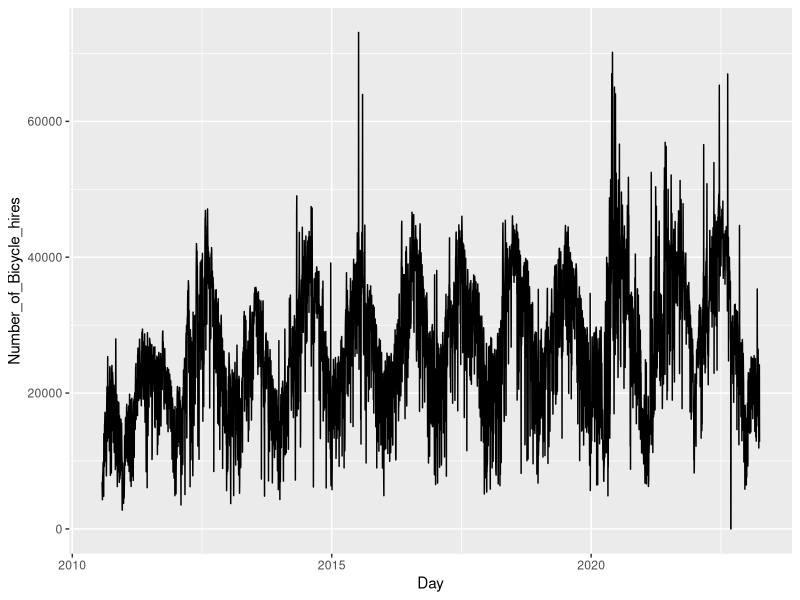
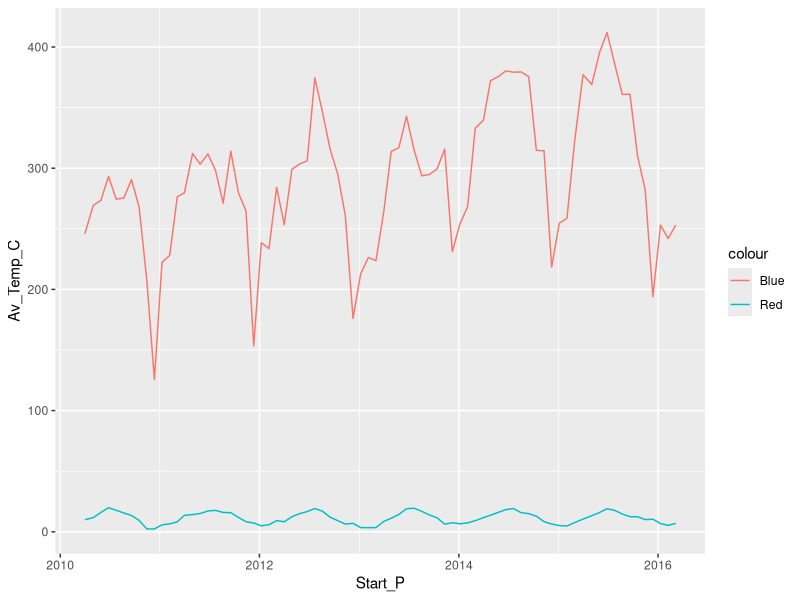
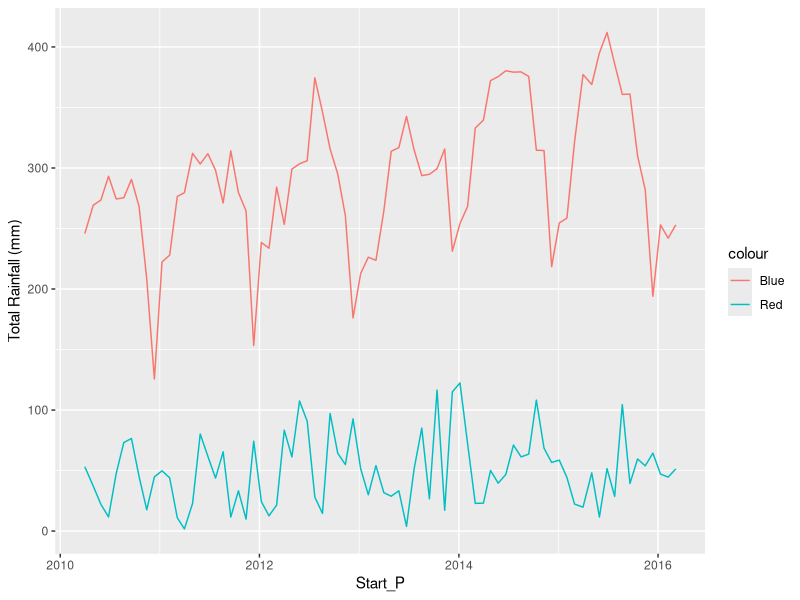
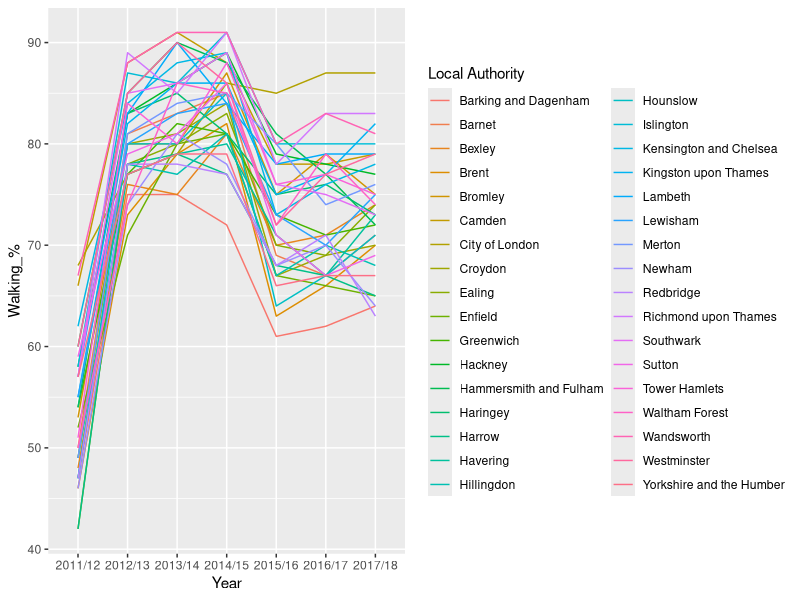

These charts were generated, in order, by the following R code:
library(readr)
library(dplyr)
library(ggplot2)
library(tidyr)
library(stringr)


# Start of Task 1 ------------------------------------------
# Reading in the Walking and Cycling by borough csv
WalkingCycling <- read_csv("Walking-Cycling.csv")
#Reading in tfl cycle flow and weather csv
tfl_cycle_flow_weather_unclean <- read_csv("tfl_cycle_flow_weather.csv")
#Reading in the tfl cycle hire csv
tfl_cycle_hires <- read_csv("tfl-daily-cycle-hires.csv")
#End of Task 1 ---------------------------------------------

WalkingCycling
tfl_cycle_flow_weather_unclean
tfl_cycle_hires






#Start of task 3 ------------------------------------------
#tfl_cycle_flow_weather cleaning section
#Changing some column names and creating a dataframe with relevant columns
tfl_cycle_flow_weather <- tfl_cycle_flow_weather_unclean %>% 
  rename(
    Period_F_Year = `Period and Financial year`,
    Start_P = `Start period`,
    End_P = `End period`,
    Cycle_Count_Index = `Pedal Cycle Counts Indexed`,
    Target_Index = `Periodic Target Index (adjusted for seasonality)`,
    Change_From_Last_Year = `compared to same period last year`,
    Change_From_Last_Period = `compared to previous period`,
    Compared_To_Target = `compared to target for period`,
    Current_Rolling_Avg_Compared_Last_year = `This year's rolling 13 period average compared to last year's rolling 13 period average`,
    Av_Temp_C = `Av Temp (Celsius)`,
    Av_Temp_Feel_C = `Av Feels Like temp (Celsius)`
  ) %>% 
  select(
    Period_F_Year,
    Start_P,
    End_P,
    Cycle_Count_Index,
    Target_Index,
    Change_From_Last_Year,
    Change_From_Last_Period,
    Compared_To_Target,
    Current_Rolling_Avg_Compared_Last_year,
    Av_Temp_C,
    Av_Temp_Feel_C,
    `Total Rainfall (mm)`,
    `Av Wet Hours per day`)
#Filtering out NA values
tfl_cycle_flow_weather <- tfl_cycle_flow_weather %>% 
  filter(Start_P != "NA")

#Converting character data types to date data types
tfl_cycle_flow_weather <- tfl_cycle_flow_weather %>% 
  mutate(Start_P = as.Date(Start_P, "%d-%b-%y"))

tfl_cycle_flow_weather <- tfl_cycle_flow_weather %>% 
  mutate(End_P = as.Date(End_P, "%d-%b-%y"))


#tfl_cycle_hires cleaning section
#Number of hires by day
tfl_cycle_hires_Day <- tfl_cycle_hires %>%  
  rename(
    Number_of_Bicycle_hires = `Number of Bicycle Hires...2`
  ) %>% 
  select(
    Day,
    Number_of_Bicycle_hires
  )
  
tfl_cycle_hires_Day <- tfl_cycle_hires_Day %>% 
  mutate(Day = as.Date(Day, "%d/%m/%Y"))
tfl_cycle_hires_Day

#Number of hires by month
tfl_cycle_hires_Month <- tfl_cycle_hires %>%  
  rename(
    Month = `Month...4`,
    Number_of_Bicycle_hires = `Number of Bicycle Hires...5`,
    Avg_Hire_Time_mins = `Average Hire Time (mins)`
  ) %>% 
  select(
    Month,
    Number_of_Bicycle_hires,
    Avg_Hire_Time_mins
  ) %>% 
  filter(Month != "NA")

tfl_cycle_hires_Month <- tfl_cycle_hires_Month %>% 
  mutate(Month = as.Date(paste("01", Month), format = "%b %y"))

#Number of hires by year
tfl_cycle_hires_Year <- tfl_cycle_hires %>%  
  rename(
    Number_of_Bicycle_hires = `Number of Bicycle Hires...8`
  ) %>% 
  select(
    Year,
    Number_of_Bicycle_hires
  ) %>% 
  filter(Year != "NA") %>% 
  slice(1:13) %>% 
  mutate(Number_of_Bicycle_hires = as.numeric(str_remove_all(Number_of_Bicycle_hires, ",")))



#WalkingCycling cleaning section

#Filtering out country regions
WalkingCycling_London <- WalkingCycling[
  !(WalkingCycling$`Local Authority`== "East Midlands"|
      WalkingCycling$`Local Authority`== "East of England"|
      WalkingCycling$`Local Authority`== "ENGLAND"|
      WalkingCycling$`Local Authority`== "London"|
      WalkingCycling$`Local Authority`== "North East"|      
      WalkingCycling$`Local Authority`== "North West"|
      WalkingCycling$`Local Authority`== "South East"|
      WalkingCycling$`Local Authority`== "South West"|
      WalkingCycling$`Local Authority`== "West Midlands"),
] %>% 
  filter(Year != "2010/11")
#Only regions
WalkingCycling_Regions <- WalkingCycling[
  (WalkingCycling$`Local Authority`== "East Midlands"|
      WalkingCycling$`Local Authority`== "East of England"|
      WalkingCycling$`Local Authority`== "ENGLAND"|
      WalkingCycling$`Local Authority`== "London"|
      WalkingCycling$`Local Authority`== "North East"|      
      WalkingCycling$`Local Authority`== "North West"|
      WalkingCycling$`Local Authority`== "South East"|
      WalkingCycling$`Local Authority`== "South West"|
      WalkingCycling$`Local Authority`== "West Midlands"),
] %>% 
  filter(Year != "2010/11")

#End of task 3 ----------------------------------------



#Start of task 4 --------------------------------------

summary(tfl_cycle_flow_weather)

summary(tfl_cycle_hires_Day)

summary(WalkingCycling_London)
WalkingCycling_London %>% 
  count(`Local Authority`)

#End of task 4 ----------------------------------------



#Start of task 5 --------------------------------------

ggplot(tfl_cycle_hires_Day, 
       aes(Day, 
           Number_of_Bicycle_hires)
) + geom_line()

#cycle flow by temp
ggplot(tfl_cycle_flow_weather, 
       aes(Start_P)) +
  geom_line(aes(y = Av_Temp_C, colour = "Red")) +
  geom_line(aes(y = Cycle_Count_Index, colour = "Blue")) 

#cycle flow by rainfall
ggplot(tfl_cycle_flow_weather, 
       aes(Start_P)) +
  geom_line(aes(y = `Total Rainfall (mm)`, colour = "Red")) +
  geom_line(aes(y = Cycle_Count_Index, colour = "Blue")) 
#End of task 5 ----------------------------------------


WalkingCycling %>% count(Year)
WalkingCycling %>% count(Frequency)
#Filtered only showing results where frequency is 1x per week
WalkingCycling_1_per_week <- WalkingCycling %>% 
  filter(Frequency == "1x per week")

WalkingCycling_1_per_week

#Filtering out country regions
WalkingCycling_1_per_week_London_regions <- WalkingCycling_1_per_week[
  !(WalkingCycling_1_per_week$`Local Authority`== "East Midlands"|
      WalkingCycling_1_per_week$`Local Authority`== "East of England"|
      WalkingCycling_1_per_week$`Local Authority`== "ENGLAND"|
      WalkingCycling_1_per_week$`Local Authority`== "London"|
      WalkingCycling_1_per_week$`Local Authority`== "North East"|      
      WalkingCycling_1_per_week$`Local Authority`== "North West"|
      WalkingCycling_1_per_week$`Local Authority`== "South East"|
      WalkingCycling_1_per_week$`Local Authority`== "South West"|
      WalkingCycling_1_per_week$`Local Authority`== "West Midlands"),
] %>% 
  filter(Year != "2010/11")

WalkingCycling_1_per_week_London_regions
#Making data frame for regions
WalkingCycling_1_per_week_country_regions <- WalkingCycling_1_per_week[
  (WalkingCycling_1_per_week$`Local Authority`== "East Midlands"|
     WalkingCycling_1_per_week$`Local Authority`== "East of England"|
     WalkingCycling_1_per_week$`Local Authority`== "ENGLAND"|
     WalkingCycling_1_per_week$`Local Authority`== "London"|
     WalkingCycling_1_per_week$`Local Authority`== "North East"|      
     WalkingCycling_1_per_week$`Local Authority`== "North West"|
     WalkingCycling_1_per_week$`Local Authority`== "South East"|
     WalkingCycling_1_per_week$`Local Authority`== "South West"|
     WalkingCycling_1_per_week$`Local Authority`== "West Midlands"),
]
WalkingCycling_1_per_week_country_regions
#plotting percentages of walking for London region 2011 - 2018
ggplot(WalkingCycling_1_per_week_London_regions, 
       aes(Year, 
           `Walking_%`, 
           colour = `Local Authority`,
           group = `Local Authority`)
) + geom_line()

